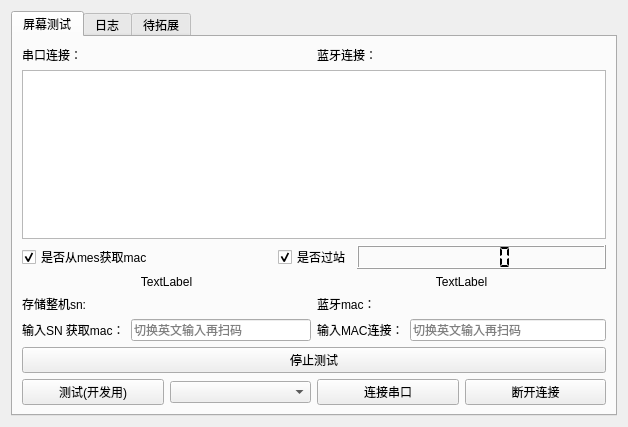
<?xml version="1.0" encoding="UTF-8"?>
<ui version="4.0">
 <class>screentest</class>
 <widget class="QWidget" name="screentest">
  <property name="geometry">
   <rect>
    <x>0</x>
    <y>0</y>
    <width>628</width>
    <height>427</height>
   </rect>
  </property>
  <property name="windowTitle">
   <string>Form</string>
  </property>
  <layout class="QGridLayout" name="gridLayout_3">
   <item row="0" column="0">
    <widget class="QTabWidget" name="tabWidget">
     <property name="currentIndex">
      <number>0</number>
     </property>
     <widget class="QWidget" name="tab">
      <attribute name="title">
       <string>屏幕测试</string>
      </attribute>
      <layout class="QGridLayout" name="gridLayout_2">
       <item row="5" column="2">
        <widget class="QCheckBox" name="isusemes">
         <property name="sizePolicy">
          <sizepolicy hsizetype="Fixed" vsizetype="Fixed">
           <horstretch>0</horstretch>
           <verstretch>0</verstretch>
          </sizepolicy>
         </property>
         <property name="text">
          <string>是否过站</string>
         </property>
         <property name="checkable">
          <bool>true</bool>
         </property>
         <property name="checked">
          <bool>true</bool>
         </property>
        </widget>
       </item>
       <item row="6" column="1" colspan="3">
        <layout class="QHBoxLayout" name="horizontalLayout_3">
         <item>
          <widget class="QLabel" name="test_result">
           <property name="text">
            <string>TextLabel</string>
           </property>
           <property name="alignment">
            <set>Qt::AlignCenter</set>
           </property>
          </widget>
         </item>
         <item>
          <widget class="QLabel" name="mes_state">
           <property name="text">
            <string>&lt;html&gt;&lt;head/&gt;&lt;body&gt;&lt;p align=&quot;center&quot;&gt;TextLabel&lt;/p&gt;&lt;/body&gt;&lt;/html&gt;</string>
           </property>
           <property name="alignment">
            <set>Qt::AlignCenter</set>
           </property>
          </widget>
         </item>
        </layout>
       </item>
       <item row="5" column="1">
        <widget class="QCheckBox" name="isformmes">
         <property name="text">
          <string>是否从mes获取mac</string>
         </property>
         <property name="checked">
          <bool>true</bool>
         </property>
        </widget>
       </item>
       <item row="1" column="1" colspan="3">
        <widget class="QTableWidget" name="testResultTable"/>
       </item>
       <item row="12" column="1" colspan="3">
        <layout class="QHBoxLayout" name="horizontalLayout_6">
         <item>
          <widget class="QPushButton" name="pushButton">
           <property name="text">
            <string>测试(开发用)</string>
           </property>
          </widget>
         </item>
         <item>
          <widget class="QComboBox" name="comNameCombo"/>
         </item>
         <item>
          <widget class="QPushButton" name="connectButton">
           <property name="text">
            <string>连接串口</string>
           </property>
          </widget>
         </item>
         <item>
          <widget class="QPushButton" name="disconnectButton">
           <property name="text">
            <string>断开连接</string>
           </property>
          </widget>
         </item>
        </layout>
       </item>
       <item row="5" column="3">
        <widget class="QLCDNumber" name="test_time">
         <property name="smallDecimalPoint">
          <bool>false</bool>
         </property>
         <property name="segmentStyle">
          <enum>QLCDNumber::Flat</enum>
         </property>
        </widget>
       </item>
       <item row="7" column="1" colspan="3">
        <layout class="QHBoxLayout" name="horizontalLayout_4">
         <item>
          <widget class="QLabel" name="product_sn">
           <property name="text">
            <string>存储整机sn:</string>
           </property>
          </widget>
         </item>
         <item>
          <widget class="QLabel" name="macLabel">
           <property name="text">
            <string>蓝牙mac：</string>
           </property>
          </widget>
         </item>
        </layout>
       </item>
       <item row="0" column="1" colspan="3">
        <layout class="QHBoxLayout" name="horizontalLayout">
         <property name="topMargin">
          <number>0</number>
         </property>
         <item>
          <widget class="QLabel" name="uartstate">
           <property name="sizePolicy">
            <sizepolicy hsizetype="Preferred" vsizetype="Preferred">
             <horstretch>0</horstretch>
             <verstretch>0</verstretch>
            </sizepolicy>
           </property>
           <property name="text">
            <string>串口连接：</string>
           </property>
          </widget>
         </item>
         <item>
          <widget class="QLabel" name="bleStatusLabel">
           <property name="text">
            <string>蓝牙连接：</string>
           </property>
          </widget>
         </item>
        </layout>
       </item>
       <item row="11" column="1" colspan="3">
        <widget class="QPushButton" name="stopTest">
         <property name="text">
          <string>停止测试</string>
         </property>
        </widget>
       </item>
       <item row="8" column="1" colspan="3">
        <layout class="QHBoxLayout" name="horizontalLayout_8">
         <property name="topMargin">
          <number>0</number>
         </property>
         <item>
          <layout class="QHBoxLayout" name="horizontalLayout_5">
           <property name="leftMargin">
            <number>0</number>
           </property>
           <item>
            <widget class="QLabel" name="label_6">
             <property name="text">
              <string>输入SN 获取mac：</string>
             </property>
            </widget>
           </item>
           <item>
            <widget class="QLineEdit" name="getMac">
             <property name="sizePolicy">
              <sizepolicy hsizetype="Expanding" vsizetype="Fixed">
               <horstretch>0</horstretch>
               <verstretch>0</verstretch>
              </sizepolicy>
             </property>
             <property name="placeholderText">
              <string>切换英文输入再扫码</string>
             </property>
            </widget>
           </item>
          </layout>
         </item>
         <item>
          <layout class="QHBoxLayout" name="horizontalLayout_2">
           <item>
            <widget class="QLabel" name="label_2">
             <property name="text">
              <string>输入MAC连接：</string>
             </property>
            </widget>
           </item>
           <item>
            <widget class="QLineEdit" name="macInput">
             <property name="sizePolicy">
              <sizepolicy hsizetype="Expanding" vsizetype="Fixed">
               <horstretch>0</horstretch>
               <verstretch>0</verstretch>
              </sizepolicy>
             </property>
             <property name="inputMask">
              <string/>
             </property>
             <property name="text">
              <string/>
             </property>
             <property name="placeholderText">
              <string>切换英文输入再扫码</string>
             </property>
            </widget>
           </item>
          </layout>
         </item>
        </layout>
       </item>
      </layout>
     </widget>
     <widget class="QWidget" name="tab_3">
      <attribute name="title">
       <string>日志</string>
      </attribute>
      <layout class="QGridLayout" name="gridLayout">
       <item row="0" column="0">
        <layout class="QHBoxLayout" name="horizontalLayout_7">
         <property name="topMargin">
          <number>0</number>
         </property>
         <item>
          <widget class="QPlainTextEdit" name="log"/>
         </item>
         <item>
          <widget class="QPlainTextEdit" name="msgEdit">
           <property name="sizePolicy">
            <sizepolicy hsizetype="Expanding" vsizetype="Expanding">
             <horstretch>0</horstretch>
             <verstretch>0</verstretch>
            </sizepolicy>
           </property>
           <property name="focusPolicy">
            <enum>Qt::NoFocus</enum>
           </property>
           <property name="readOnly">
            <bool>true</bool>
           </property>
          </widget>
         </item>
        </layout>
       </item>
      </layout>
     </widget>
     <widget class="QWidget" name="tab_2">
      <attribute name="title">
       <string>待拓展</string>
      </attribute>
      <widget class="QPushButton" name="lcdTestButton">
       <property name="geometry">
        <rect>
         <x>200</x>
         <y>170</y>
         <width>119</width>
         <height>28</height>
        </rect>
       </property>
       <property name="text">
        <string>屏幕测试</string>
       </property>
      </widget>
      <widget class="QLabel" name="brush_subpid">
       <property name="geometry">
        <rect>
         <x>190</x>
         <y>80</y>
         <width>615</width>
         <height>33</height>
        </rect>
       </property>
       <property name="text">
        <string>存储的subpid：</string>
       </property>
      </widget>
     </widget>
    </widget>
   </item>
  </layout>
 </widget>
 <resources/>
 <connections/>
</ui>
